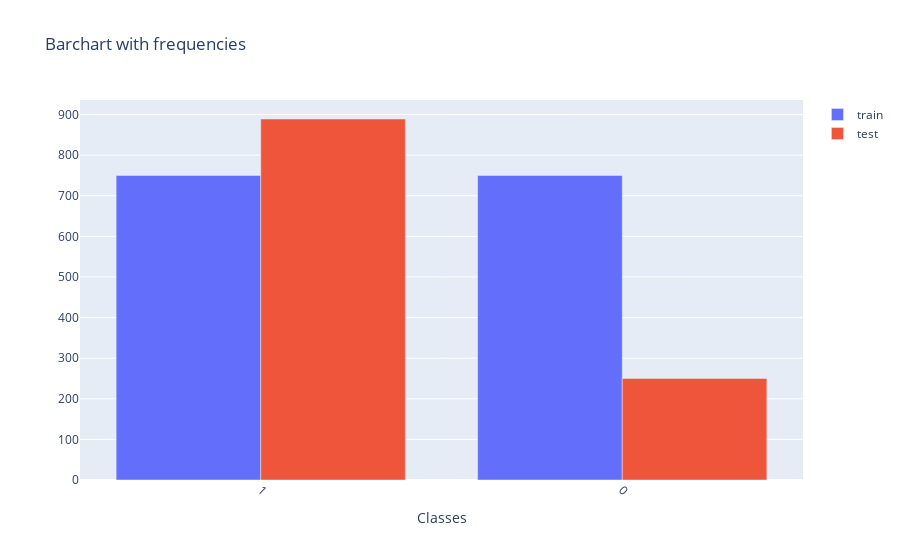

The notebook cell this image was saved under:
### Markdown cell above
## Undersampling
The dataset is highly imbalanced and the smallest class has a few data.  
Since there is a satisfying amount of training data, undersampling of the major 'I' class can be performed.

### Code cell
# find class with minimum length
min_length = np.inf
for v in trainpd['class'].unique():
    lngth = len(trainpd[trainpd['class'] == v])
    if lngth < min_length:
        min_length = lngth

delindex = trainpd[trainpd['class'] == 0].index[0:(len(trainpd[trainpd['class'] == 0]) - min_length)]
trainpd.drop(delindex, inplace=True)

freqstrain = trainpd['class'].value_counts().tolist()
freqstest = testpd['class'].value_counts().tolist()
# data_classes = testpd['class'].value_counts().index.tolist()

plot_traintest(['1','0'], freqstrain, freqstest)

### Figure 1 — Plotly figure (JSON) as saved in the notebook; plotly's stock layout.template omitted (floating-point values rounded to 4 significant figures)
{"data": [{"name": "train", "type": "bar", "x": ["1", "0"], "y": [750, 750]}, {"name": "test", "type": "bar", "x": ["1", "0"], "y": [889, 250]}], "layout": {"title": {"text": "Barchart with frequencies"}, "xaxis": {"tickangle": 45, "title": {"text": "Classes"}, "type": "category"}}}
